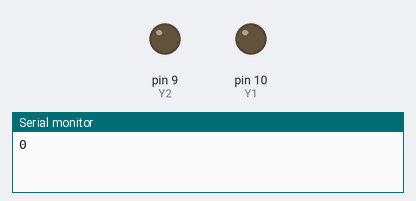
The sketch below on a simulated Arduino Uno, built with avr-gcc and run on an emulated ATmega328P. Shown: output pins drawn as LEDs (lit = HIGH), the last lines printed to the serial monitor.

Above: at 0.12 s.
At 19.88 s:
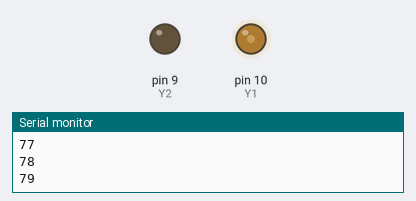
At 39.64 s:
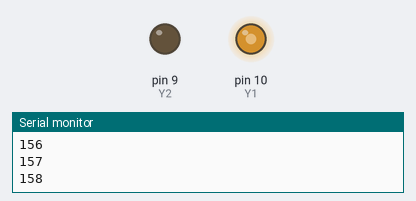
Timing chart, 0 to 40.0 s (numbered marks = the images above):
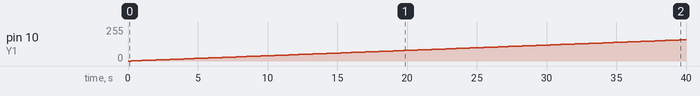

Measured:
- by itself, pin 10 (Y1): moves from 0/255 to 159/255 over 39.5 s

The sketch:

couple_resistant.ino
```cpp
#define Y1 10
#define Y2 9

void setup() {
  // put your setup code here, to run once:
pinMode(Y1,OUTPUT);

pinMode(Y2,OUTPUT);
digitalWrite(Y2,0);
Serial.begin(9600);
}

void loop() {
  // put your main code here, to run repeatedly:
for (int i =0; i<256;i++) {
  analogWrite(Y1,i);
  Serial.println(i);
  delay(250);

}
}
```
